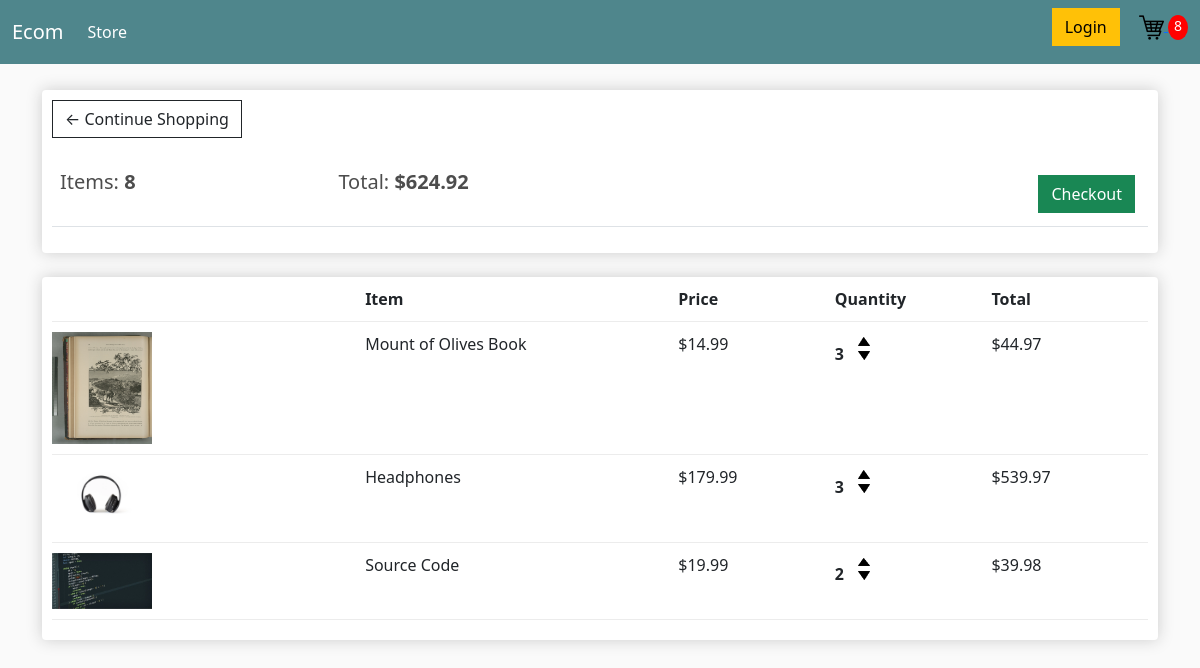
The app's page /cart/ (signed in) with its own data.
### store/models.py (models this page shows, shortened)
class Order(models.Model):
    customer = models.ForeignKey(Customer, on_delete = models.SET_NULL, null = True, blank = True)
    date_ordered = models.DateTimeField(auto_now_add = True)
    complete = models.BooleanField(default = False)
    transaction_id = models.CharField(max_length=100, null = True)
    @property
    def get_cart_total(self):
        items = self.orderitem_set.all()
        return sum([item.get_total for item in items])
    @property
    def get_cart_item(self):
        items = self.orderitem_set.all()
        return sum([item.quantity for item in items])

class OrderItem(models.Model):
    product = models.ForeignKey(Product, on_delete = models.SET_NULL, null = True)
    order = models.ForeignKey(Order, on_delete = models.SET_NULL, null = True)
    quantity = models.IntegerField(default = 0, null = True, blank = True)
    date_added = models.DateTimeField(auto_now_add= True)
    @property
    def get_total(self):
        return self.quantity*self.product.price

class Product(models.Model):
    name = models.CharField(max_length = 255)
    price = models.FloatField()
    digital = models.BooleanField(default = False, null= True, blank = True)
    image = models.ImageField(null = True, blank = True)
    @property
    def imageURL(self):
        try:
            url = self.image.url
        except:
            url = ''
        return url

### store/views.py (the view)
# urls.py: path('cart/', views.cart, name="cart"),
def cart(request):
    if request.user.is_authenticated:
        customer = request.user.customer
        order, created = Order.objects.get_or_create(customer = customer, complete = False)
        items = order.orderitem_set.all()
        cartItems = order.get_cart_item
    else:
        items = []
        order = {'get_cart_total': 0, 'get_cart_item': 0, 'shipping': False}
        cartItems = order['get_cart_item']
    context = {'items':items, 'orders': order, 'cartItems': cartItems}
    return render(request, 'store/cart.html', context)

### store/templates/store/cart.html
{% extends 'store/main.html' %}
{%load static%}
{%block content%}
    <div class="row">
        <div class="col-lg-12">
            <div class="box-element">
                <a href="{%url 'store'%}" class="btn btn-outline-dark">&#x2190; Continue Shopping</a>
                <br>
                <br>
                <table class="table">
                    <tr>
                        <th><h5>Items: <strong>{{orders.get_cart_item}} </strong></h5></th>
                        <th><h5>Total: <strong>${{orders.get_cart_total|floatformat:2}}</strong></h5></th>
                        <th>
                            <a href="{%url 'checkout'%}" style="float: right; margin: 5px;" class="btn btn-success">Checkout</a>
                        </th>
                    </tr>
                </table>
            </div>
            <br>
            <div class="box-element">
                <div class="cart-row">
                    <div style="flex:2;"></div>
                    <div style="flex:2;"><strong>Item</strong></div>
                    <div style="flex:1;"><strong>Price</strong></div>
                    <div style="flex:1;"><strong>Quantity</strong></div>
                    <div style="flex:1;"><strong>Total</strong></div>
                </div>
                {%for item in items%}
                <div class="cart-row">
                    <div style="flex:2;"><img src="{{item.product.imageURL}}" alt="Item Image" class="row-image"></div>
                    <div style="flex:2;">{{item.product.name}} </div>
                    <div style="flex:1;">${{item.product.price| floatformat:2}} </div>
                    <div style="flex:1;">
                        <p class="quantity">{{item.quantity}} </p>
                        <div class="quantity">
                            <img src="{%static 'images/arrow-up.png'%}" alt="Increase" class="chg-quantity update-cart" data-product={{item.product.id}} data-action ="add">
                            <img src="{%static 'images/arrow-down.png'%}" alt="Increase" class="chg-quantity update-cart" data-product = {{item.product.id}} data-action = "remove">
                        </div>
                    </div>
                    <div style="flex:1;">${{item.get_total}}</div>
                </div>
                {%endfor%}
            </div>
        </div>
    </div>
{%endblock%}

### store/templates/store/main.html (shortened to what this page needs)
<!doctype html>
{%load static%}
<html lang="en">
<head>
  <link href="https://cdn.jsdelivr.net/npm/bootstrap@5.0.0-beta1/dist/css/bootstrap.min.css" rel="stylesheet"
>
  <link rel="stylesheet" href="{%static 'css/main.css'%}">
</head>
<body>
  <nav class="navbar navbar-expand-lg navbar-dark bg-dark">
    <div class="container-fluid">
      <a class="navbar-brand" href="{%url 'store'%}">Ecom</a>
      <div class="collapse navbar-collapse" id="navbarSupportedContent">
        <ul class="navbar-nav me-auto mb-2 mb-lg-0">
          <li class="nav-item">
            <a class="nav-link active" aria-current="page" href="{% url 'store'%}">Store</a>
          </li>
        </ul>
        <div class="form-inline my-2 my-lg-0">
          <a href="#" class="btn btn-warning">Login</a>
          <a href="{% url 'cart' %}">
            <img id="cart-icon" src="{% static 'images/cart.png' %}">
          </a>
          <p id="cart-total">{{cartItems}}</p>
        </div>
      </div>
    </div>
  </nav>
  <div class="container">
    {%block content%}
    {%endblock%}
  </div>
</body>
</html>

### static/css/main.css (style rules this page uses)
body { background-color: hsl(0, 0%, 98%); }
h1,h2,h3,h4,h5,h6 { color:hsl(0, 0%, 30%); }
.box-element { box-shadow:hsl(0, 0%, 80%) 0 0 16px; background-color: #fff; border-radius: 4px; padding: 10px; }
.bg-dark { background-color: #4f868c!important; }
#cart-icon { width:25px; display: inline-block; margin-left: 15px; }
#cart-total { display: inline-block; text-align: center; color:#fff; background-color: red; width: 20px; height: 25px; border-radius: 50%; font-size: 14px; }
.col-lg-4, .col-lg-6, .col-lg-8, .col-lg-12 { margin-top: 10px; }
.btn { border-radius: 0; }
.row-image { width: 100px; }
.cart-row { display: flex; align-items: flex-stretch; padding-bottom: 10px; margin-bottom: 10px; border-bottom: 1px solid #ececec; }
.quantity { display: inline-block; font-weight: 700; padding-right:10px; }
.chg-quantity { width: 12px; cursor: pointer; display: block; margin-top: 5px; transition:.1s; }

### records on screen
Order: get_cart_item "8", get_cart_total "624.92"
OrderItem: product.imageURL (picture), product.name "Mount of Olives Book", product.price "14.99", quantity "3", get_total "44.97"
OrderItem: product.imageURL (picture), product.name "Headphones", product.price "179.99", quantity "3", get_total "539.97"
OrderItem: product.imageURL (picture), product.name "Source Code", product.price "19.99", quantity "2", get_total "39.98"

### other values on screen
{{ cartItems }} "8"
